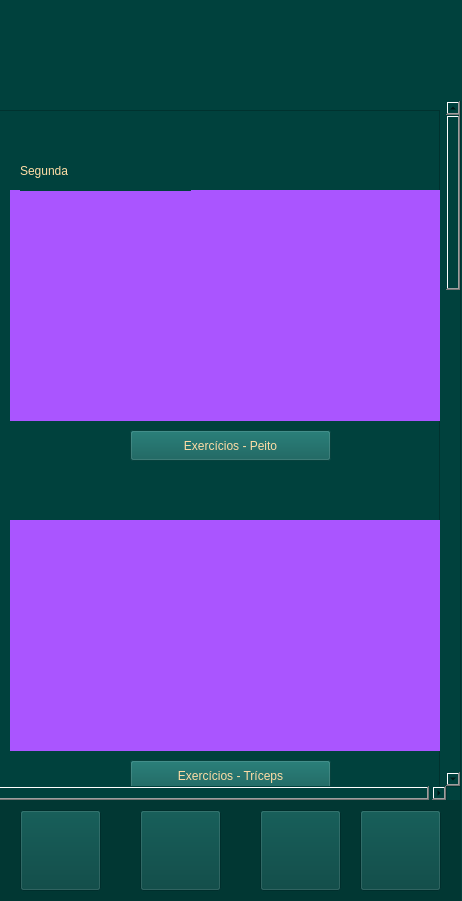
<?xml version="1.0" encoding="UTF-8"?>
<ui version="4.0">
 <class>mainWindow</class>
 <widget class="QMainWindow" name="mainWindow">
  <property name="geometry">
   <rect>
    <x>0</x>
    <y>0</y>
    <width>462</width>
    <height>901</height>
   </rect>
  </property>
  <property name="windowTitle">
   <string>MainWindow</string>
  </property>
  <property name="styleSheet">
   <string notr="true">background-color: rgb(0, 65, 61);</string>
  </property>
  <widget class="QWidget" name="centralwidget">
   <widget class="QScrollArea" name="scrollArea">
    <property name="geometry">
     <rect>
      <x>-20</x>
      <y>100</y>
      <width>481</width>
      <height>701</height>
     </rect>
    </property>
    <property name="styleSheet">
     <string notr="true">background-color: rgb(0, 65, 61);</string>
    </property>
    <property name="widgetResizable">
     <bool>true</bool>
    </property>
    <widget class="QWidget" name="scrollAreaWidgetContents">
     <property name="geometry">
      <rect>
       <x>0</x>
       <y>-1886</y>
       <width>468</width>
       <height>2568</height>
      </rect>
     </property>
     <layout class="QVBoxLayout" name="verticalLayout">
      <item>
       <widget class="QFrame" name="frame">
        <property name="minimumSize">
         <size>
          <width>450</width>
          <height>2550</height>
         </size>
        </property>
        <property name="styleSheet">
         <string notr="true"/>
        </property>
        <property name="frameShape">
         <enum>QFrame::StyledPanel</enum>
        </property>
        <property name="frameShadow">
         <enum>QFrame::Raised</enum>
        </property>
        <widget class="QLabel" name="label_2">
         <property name="geometry">
          <rect>
           <x>20</x>
           <y>80</y>
           <width>441</width>
           <height>231</height>
          </rect>
         </property>
         <property name="styleSheet">
          <string notr="true">background-color: rgb(170, 85, 255);</string>
         </property>
         <property name="text">
          <string/>
         </property>
         <property name="pixmap">
          <pixmap>fotos/quadro peito (def (1).png</pixmap>
         </property>
         <property name="scaledContents">
          <bool>false</bool>
         </property>
        </widget>
        <widget class="QLabel" name="label_3">
         <property name="geometry">
          <rect>
           <x>20</x>
           <y>410</y>
           <width>441</width>
           <height>231</height>
          </rect>
         </property>
         <property name="styleSheet">
          <string notr="true">background-color: rgb(170, 85, 255);</string>
         </property>
         <property name="text">
          <string/>
         </property>
         <property name="pixmap">
          <pixmap>fotos/quadro triceps (def (1).png</pixmap>
         </property>
         <property name="scaledContents">
          <bool>false</bool>
         </property>
        </widget>
        <widget class="QLabel" name="label_6">
         <property name="geometry">
          <rect>
           <x>30</x>
           <y>40</y>
           <width>171</width>
           <height>41</height>
          </rect>
         </property>
         <property name="styleSheet">
          <string notr="true">color: rgb(255, 221, 166);
font: 75 19pt &quot;Georgia&quot;;</string>
         </property>
         <property name="text">
          <string>Segunda</string>
         </property>
        </widget>
        <widget class="QLabel" name="label_7">
         <property name="geometry">
          <rect>
           <x>20</x>
           <y>720</y>
           <width>381</width>
           <height>141</height>
          </rect>
         </property>
         <property name="text">
          <string/>
         </property>
         <property name="pixmap">
          <pixmap>../Downloads/pag - definição/info segunda (def.png</pixmap>
         </property>
        </widget>
        <widget class="QLabel" name="label_8">
         <property name="geometry">
          <rect>
           <x>30</x>
           <y>780</y>
           <width>171</width>
           <height>41</height>
          </rect>
         </property>
         <property name="styleSheet">
          <string notr="true">color: rgb(255, 221, 166);
font: 75 19pt &quot;Georgia&quot;;</string>
         </property>
         <property name="text">
          <string>Quarta</string>
         </property>
        </widget>
        <widget class="QLabel" name="label_9">
         <property name="geometry">
          <rect>
           <x>30</x>
           <y>820</y>
           <width>441</width>
           <height>231</height>
          </rect>
         </property>
         <property name="styleSheet">
          <string notr="true">background-color: rgb(170, 85, 255);</string>
         </property>
         <property name="text">
          <string/>
         </property>
         <property name="pixmap">
          <pixmap>fotos/quadro costas (def (1).png</pixmap>
         </property>
         <property name="scaledContents">
          <bool>false</bool>
         </property>
        </widget>
        <widget class="QLabel" name="label_10">
         <property name="geometry">
          <rect>
           <x>30</x>
           <y>1180</y>
           <width>441</width>
           <height>231</height>
          </rect>
         </property>
         <property name="styleSheet">
          <string notr="true">background-color: rgb(170, 85, 255);</string>
         </property>
         <property name="text">
          <string/>
         </property>
         <property name="pixmap">
          <pixmap>fotos/quadro biceps (def (1).png</pixmap>
         </property>
         <property name="scaledContents">
          <bool>false</bool>
         </property>
        </widget>
        <widget class="QLabel" name="label_11">
         <property name="geometry">
          <rect>
           <x>40</x>
           <y>1550</y>
           <width>171</width>
           <height>41</height>
          </rect>
         </property>
         <property name="styleSheet">
          <string notr="true">color: rgb(255, 221, 166);
font: 75 19pt &quot;Georgia&quot;;</string>
         </property>
         <property name="text">
          <string>Sexta</string>
         </property>
        </widget>
        <widget class="QLabel" name="label_12">
         <property name="geometry">
          <rect>
           <x>30</x>
           <y>1590</y>
           <width>441</width>
           <height>231</height>
          </rect>
         </property>
         <property name="styleSheet">
          <string notr="true">background-color: rgb(170, 85, 255);</string>
         </property>
         <property name="text">
          <string/>
         </property>
         <property name="pixmap">
          <pixmap>fotos/quadro pernas (def (1).png</pixmap>
         </property>
         <property name="scaledContents">
          <bool>false</bool>
         </property>
        </widget>
        <widget class="QLabel" name="label_13">
         <property name="geometry">
          <rect>
           <x>20</x>
           <y>1920</y>
           <width>441</width>
           <height>231</height>
          </rect>
         </property>
         <property name="styleSheet">
          <string notr="true">background-color: rgb(170, 85, 255);</string>
         </property>
         <property name="text">
          <string/>
         </property>
         <property name="pixmap">
          <pixmap>fotos/quadro deltoides (def (1).png</pixmap>
         </property>
         <property name="scaledContents">
          <bool>false</bool>
         </property>
        </widget>
        <widget class="QLabel" name="label_14">
         <property name="geometry">
          <rect>
           <x>60</x>
           <y>2290</y>
           <width>381</width>
           <height>141</height>
          </rect>
         </property>
         <property name="text">
          <string/>
         </property>
         <property name="pixmap">
          <pixmap>fotos/info sexta (def (1).png</pixmap>
         </property>
        </widget>
        <widget class="QPushButton" name="botaodefpeito">
         <property name="geometry">
          <rect>
           <x>140</x>
           <y>320</y>
           <width>201</width>
           <height>31</height>
          </rect>
         </property>
         <property name="styleSheet">
          <string notr="true">#botaodefpeito{
background-color:#0A5B56;
color:#FFDDA6;
font: 75 10pt &quot;Georgia&quot;;
}</string>
         </property>
         <property name="text">
          <string>Exercícios - Peito</string>
         </property>
        </widget>
        <widget class="QPushButton" name="botaodeftriceps">
         <property name="geometry">
          <rect>
           <x>140</x>
           <y>650</y>
           <width>201</width>
           <height>31</height>
          </rect>
         </property>
         <property name="styleSheet">
          <string notr="true">#botaodeftriceps{
background-color:#0A5B56;
color:#FFDDA6;
font: 75 10pt &quot;Georgia&quot;;
}</string>
         </property>
         <property name="text">
          <string>Exercícios - Tríceps</string>
         </property>
        </widget>
        <widget class="QPushButton" name="botaodefcostas">
         <property name="geometry">
          <rect>
           <x>150</x>
           <y>1060</y>
           <width>201</width>
           <height>31</height>
          </rect>
         </property>
         <property name="styleSheet">
          <string notr="true">#botaodefcostas{
background-color:#0A5B56;
color:#FFDDA6;
font: 75 10pt &quot;Georgia&quot;;
}</string>
         </property>
         <property name="text">
          <string>Exercícios - Costas</string>
         </property>
        </widget>
        <widget class="QPushButton" name="botaodefbiceps">
         <property name="geometry">
          <rect>
           <x>140</x>
           <y>1430</y>
           <width>201</width>
           <height>31</height>
          </rect>
         </property>
         <property name="styleSheet">
          <string notr="true">#botaodefbiceps{
background-color:#0A5B56;
color:#FFDDA6;
font: 75 10pt &quot;Georgia&quot;;
}</string>
         </property>
         <property name="text">
          <string>Exercícios - Bíceps</string>
         </property>
        </widget>
        <widget class="QPushButton" name="botaodefpernas">
         <property name="geometry">
          <rect>
           <x>140</x>
           <y>1830</y>
           <width>201</width>
           <height>31</height>
          </rect>
         </property>
         <property name="styleSheet">
          <string notr="true">#botaodefpernas{
background-color:#0A5B56;
color:#FFDDA6;
font: 75 10pt &quot;Georgia&quot;;
}</string>
         </property>
         <property name="text">
          <string>Exercícios - Pernas</string>
         </property>
        </widget>
        <widget class="QPushButton" name="botaodefdeltoides">
         <property name="geometry">
          <rect>
           <x>130</x>
           <y>2170</y>
           <width>201</width>
           <height>31</height>
          </rect>
         </property>
         <property name="styleSheet">
          <string notr="true">#botaodefdeltoides{
background-color:#0A5B56;
color:#FFDDA6;
font: 75 10pt &quot;Georgia&quot;;
}</string>
         </property>
         <property name="text">
          <string>Exercícios - Deltoides</string>
         </property>
        </widget>
       </widget>
      </item>
     </layout>
    </widget>
   </widget>
   <widget class="QLabel" name="label_5">
    <property name="geometry">
     <rect>
      <x>0</x>
      <y>800</y>
      <width>461</width>
      <height>101</height>
     </rect>
    </property>
    <property name="styleSheet">
     <string notr="true">background-color: rgb(1, 55, 51);</string>
    </property>
    <property name="text">
     <string/>
    </property>
   </widget>
   <widget class="QPushButton" name="menu_4">
    <property name="geometry">
     <rect>
      <x>20</x>
      <y>810</y>
      <width>81</width>
      <height>81</height>
     </rect>
    </property>
    <property name="styleSheet">
     <string notr="true">#botaomenu{
border:none;
}</string>
    </property>
    <property name="text">
     <string/>
    </property>
    <property name="icon">
     <iconset>
      <normaloff>fotos/menu.png</normaloff>fotos/menu.png</iconset>
    </property>
    <property name="iconSize">
     <size>
      <width>81</width>
      <height>81</height>
     </size>
    </property>
   </widget>
   <widget class="QPushButton" name="treino">
    <property name="geometry">
     <rect>
      <x>140</x>
      <y>810</y>
      <width>81</width>
      <height>81</height>
     </rect>
    </property>
    <property name="styleSheet">
     <string notr="true">#botaotreino{
border:none;
}</string>
    </property>
    <property name="text">
     <string/>
    </property>
    <property name="icon">
     <iconset>
      <normaloff>fotos/treino.png</normaloff>fotos/treino.png</iconset>
    </property>
    <property name="iconSize">
     <size>
      <width>81</width>
      <height>81</height>
     </size>
    </property>
   </widget>
   <widget class="QPushButton" name="config">
    <property name="geometry">
     <rect>
      <x>260</x>
      <y>810</y>
      <width>81</width>
      <height>81</height>
     </rect>
    </property>
    <property name="styleSheet">
     <string notr="true">#botaoconfig{
border:none;
}</string>
    </property>
    <property name="text">
     <string/>
    </property>
    <property name="icon">
     <iconset>
      <normaloff>fotos/config.png</normaloff>fotos/config.png</iconset>
    </property>
    <property name="iconSize">
     <size>
      <width>81</width>
      <height>81</height>
     </size>
    </property>
   </widget>
   <widget class="QPushButton" name="perfil">
    <property name="geometry">
     <rect>
      <x>360</x>
      <y>810</y>
      <width>81</width>
      <height>81</height>
     </rect>
    </property>
    <property name="styleSheet">
     <string notr="true">#botaoperfil{
border:none;
}</string>
    </property>
    <property name="text">
     <string/>
    </property>
    <property name="icon">
     <iconset>
      <normaloff>fotos/perfil.png</normaloff>fotos/perfil.png</iconset>
    </property>
    <property name="iconSize">
     <size>
      <width>80</width>
      <height>80</height>
     </size>
    </property>
   </widget>
   <widget class="QLabel" name="label_15">
    <property name="geometry">
     <rect>
      <x>0</x>
      <y>0</y>
      <width>461</width>
      <height>101</height>
     </rect>
    </property>
    <property name="styleSheet">
     <string notr="true">background-color: rgb(0, 65, 61);</string>
    </property>
    <property name="text">
     <string/>
    </property>
    <property name="pixmap">
     <pixmap>fotos/definição (1).png</pixmap>
    </property>
   </widget>
  </widget>
 </widget>
 <resources/>
 <connections/>
</ui>
